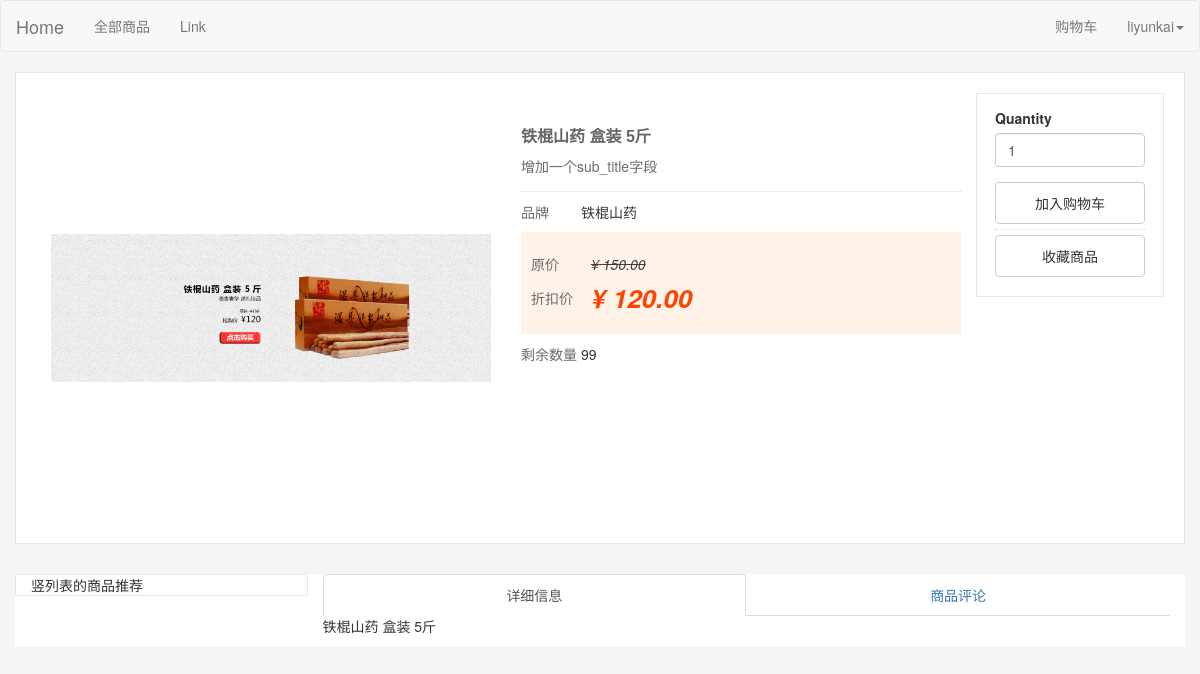
Screenshot of /product/7/ (signed in) with the database file from the repository.
### catalog/models.py (models this page shows, shortened)
class Product(models.Model):
    name = models.CharField(max_length=50)
    subtitle = models.CharField(max_length=200, blank=True)
    description = models.TextField()
    image = models.ImageField(upload_to='catalog/')
    thumb = models.ImageField(upload_to='catalog/thumb/', blank=True)
    brand = models.CharField(max_length=50)
    sku = models.CharField(max_length=50)
    price = models.DecimalField(max_digits=9, decimal_places=2)
    discount_price = models.DecimalField(max_digits=9, decimal_places=2)
    quantity = models.IntegerField()
    created_at = models.DateTimeField(auto_now_add=True)
    updated_at = models.DateTimeField(auto_now=True)
    categories = models.ManyToManyField(Category)
    class Meta:
        db_table = 'products'
        ordering = ['-created_at']
        verbose_name = '商品'
        verbose_name_plural = '商品'

### catalog/views.py (the view)
# urls.py: url('^product/(?P<product_id>[0-9]+)/$', views.show_product, name='product'),
def show_product(request, product_id):
    p = get_object_or_404(Product, id=product_id)
    categories = p.categories.all()
    if request.method == 'POST':
        postdata = request.POST.copy()
        form = AddToCartForm(request, postdata)
        if form.is_valid():
            cart.add_to_cart(request)
            if request.session.test_cookie_worked():
                request.session.delete_test_cookie()
            url = urlresolvers.reverse('show_cart')
            return HttpResponseRedirect(url)
        else:
            render(request, 'test.html', locals())
    else:
        form = AddToCartForm(request=request, label_suffix=':')
        form.fields['product_id'].widget.attrs['value'] = product_id
        request.session.set_test_cookie()
        return render(request, 'catalog/product.html', locals())

### cart/forms.py (shortened to what this page needs)
class AddToCartForm(forms.Form):
    quantity = forms.IntegerField(widget=forms.TextInput(
        attrs={'size': '2', 'value': '1', 'class': 'quantity'}),
        error_messages={'invalid': '请输入一个有效的数字'},
        min_value=1)
    product_id = forms.IntegerField(widget=forms.HiddenInput())
    def __init__(self, request=None, *args, **kwargs):
        self.request = request
        super(AddToCartForm, self).__init__(*args, **kwargs)

### templates/catalog/product.html (shortened to what this page needs)
{% extends "base.html" %}
{% load static %}
{% load bootstrap3 %}
{% block head %}
{{ block.super }}
{% load static %}
<link rel="stylesheet" href="{% static 'css/product.css' %}" type="text/css" />
{% endblock %}
{% block page_content %}
<div class="container">
    <div class="row" style="border:1px solid #E8E8E8; padding:20px 20px 20px 20px">
        <div class="col-md-5 product-img ">
            <div style="weight: 430px; height: 430px;text-align:center;display:table;">
                <div style="display:table-cell; vertical-align:middle">
                    <img src="{{ p.image.url }}" class="img-responsive" />
                </div>
            </div>
        </div>
        <div class="col-md-5 product-info">
            <div class="p-title">
                <div class="p-name"><h3>{{ p.name }}</h3></div>
                <div class="p-sub-title">增加一个sub_title字段</div>
            </div>
            <div class="p-brand">
                <span>品牌</span>
                {{ p.brand }}
            </div>
            <ul id="prices">
                <li class="old-price">
                    <span>原价</span>
                    <div class="old-price-number">
                        <strong style="font-size: 14px; color: rgb(60, 60, 60); font-weight: 400; text-decoration: line-through;">
                        <em class="rmb">¥</em>
                        <em class="rmb-num">{{ p.price }}</em>
                        </strong>
                    </div>
                </li>
                <li  class="discount-price">
                    <span>折扣价</span>
                    <div class="discount-price-number">
                        <div class="discount-price-number">
                            <strong style="font-size: 26px; font-weight: 700;color: #F40;">
                                <em class="rmb">¥</em>
                                <em id="tmp" class="rmb-num">{{ p.discount_price }}</em>
                            </strong>
                        </div>
                    </div>
                </li>
            </ul>
            <div class="quantity">
                <span>剩余数量</span>
                {{ p.quantity }}
            </div>
        </div>
        <div class="col-md-2 right-btns">
            <div id='add-cart-btn'>
                <form action="." method="post" class="form">
                    {% bootstrap_form form %}
                    <button type="submit" class="btn btn-default btn-block">加入购物车</button>
                </form>
            </div>
            <div id='collect-btn'>
                <button type="button" class="btn btn-default btn-block">收藏商品</button>
            </div>
        </div>
    </div>
</div>
<div class="container" style="margin-top:30px; display:block">
        <div class="row ">
            <div class="col-md-3 recommens" style="border:1px solid #E8E8E8">
                竖列表的商品推荐
            </div>
		    <div class="col-md-9 column">
			    <ul id="myTab" class="nav nav-tabs nav-justified">
				    <li class="active">
					    <a href="#details" data-toggle="tab">详细信息</a>
				    </li>
				    <li>
					     <a href="#comments" data-toggle="tab">商品评论</a>
				    </li>
			    </ul>
                <div id="myTabContent" class="tab-content">
                    <div class="tab-pane fade in active" id="details" >
                        <p>{{ p.description}}</p>
                    </div>
                </div>
	        </div>
	    </div>
</div>
{% endblock %}

### templates/base.html (shortened to what this page needs)
<!DOCTYPE html>
<html lang="en">
{% load static %}
{% load bootstrap3 %}
{% block head %}
<head>
    <link href="{% static 'css/bootstrap.min.css' %}" rel="stylesheet">
	<link rel="stylesheet" href="{% static 'css/common.css' %}" type="text/css" />
</head>
{% endblock %}
<body style="background-color:#f5f5f5">
    {% block navbar %}
    <div style="">
			<nav class="navbar navbar-default" role="navigation">
				<div class="navbar-header">
					<a class="navbar-brand" href="/">Home</a>
				</div>
				<div class="collapse navbar-collapse" id="bs-example-navbar-collapse-1">
					<ul class="nav navbar-nav">
						<li>
							 <a href="#">全部商品</a>
						</li>
						<li>
							 <a href="#">Link</a>
						</li>
					</ul>
					<ul class="nav navbar-nav navbar-right">
						<li>
							 <a href="{% url 'show_cart' %}">购物车</a>
						</li>
						{% if user.is_authenticated %}
						<li class="dropdown">
							 <a href="#" class="dropdown-toggle" data-toggle="dropdown">
							 {{ user.username }}<strong class="caret"></strong></a>
						</li>
						{% endif %}
					</ul>
				</div>
			</nav>
			</div>
    {% endblock %}
{% block content %}
{%block page_content %}{% endblock %}
{% endblock %}
</body>
</html>

### static/css/common.css (style rules this page uses)
.container { background-color: white; }

### static/css/product.css (style rules this page uses)
.p-name h3 { font: 700 16px Arial,"microsoft yahei"; color: #666; padding-top: 10px; line-height: 28px; margin-bottom: 5px; }
.p-sub-title { margin-top: 5px; padding-bottom: 15px; color: #6C6C6C; border-bottom: 1px dotted #D9D9D9; }
.p-brand { padding-top: 10px; padding-bottom: 10px; }
#prices { list-style: none; padding: 10px; background-color: #FFF2E8; }
.product-info span { display: inline; float: left; width: 60px; color: #6c6c6c; }
#prices li { line-height: 24px; margin-top: 10px; margin-bottom: 10px; }
.right-btns { padding: 14px 18px 14px 18px; border:1px solid #E8E8E8; }
.right-btns button { padding: 10px 0 10px 0; margin: 5px 5px 5px 0; }
#add-cart-btn { border-bottom: 1px dotted #D9D9D9; }

### rows the page displays
Product: image (picture), name "铁棍山药 盒装 5斤", brand "铁棍山药", price "150.00", discount_price "120.00", quantity "99", description "铁棍山药 盒装 5斤"

### other values shown
{{ user.username }} "liyunkai"
